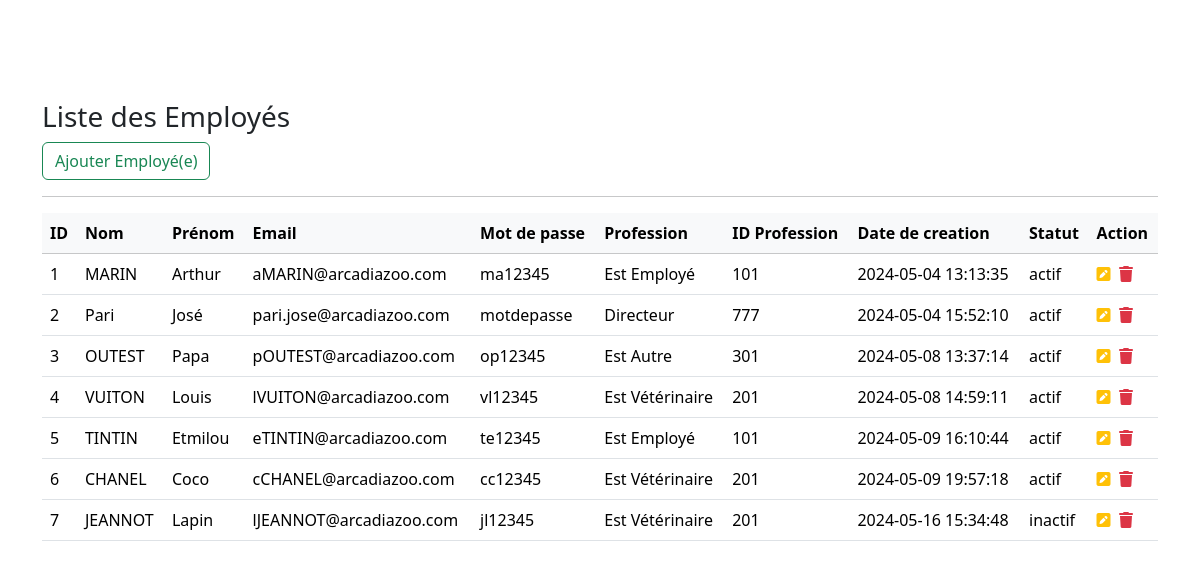
/crudEmployes/tableListingEmployes.php, run on the app's committed database.
### tables this page shows
CREATE TABLE `employes` (
  `id_employe` int(10) UNSIGNED NOT NULL,
  `nom` varchar(50) NOT NULL,
  `prenom` varchar(50) NOT NULL,
  `email` varchar(100) NOT NULL,
  `motdepasse` varchar(100) NOT NULL,
  `role_profession` varchar(50) NOT NULL,
  `code_profession` smallint(4) NOT NULL DEFAULT '0',
  `date_creation` timestamp NOT NULL DEFAULT CURRENT_TIMESTAMP,
  `miseajour_le` datetime DEFAULT CURRENT_TIMESTAMP ON UPDATE CURRENT_TIMESTAMP,
  `statut` varchar(10) NOT NULL DEFAULT 'actif'
);

### crudEmployes/tableListingEmployes.php (the view, shortened to what this page needs)
<?php
include_once("../dbconn.php");
$sql = "SELECT * FROM employes";
$result = $conn->query($sql);
?>
<!DOCTYPE html>
<html lang="en">
<head>
    <link rel="stylesheet" href="https://cdn.jsdelivr.net/npm/bootstrap@5.3.2/dist/css/bootstrap.min.css">
    <link rel="stylesheet" href="https://unpkg.com/bootstrap-table@1.22.1/dist/bootstrap-table.min.css">
    <link rel="stylesheet" href="https://cdnjs.cloudflare.com/ajax/libs/font-awesome/6.4.2/css/all.min.css" />
    <link rel="stylesheet" href="header.css">
</head>
<body>
    <section class="container my-5 mt-4">
        <h3 class="custom-title">Liste des Employés</h3>
        <a class="btn btn-outline-success" href="formInsertIntoEmployes.php" role="button">Ajouter Employé(e)</a>
        <br>
        <hr>
        <table class="table" data-toggle="table" data-search="true" data-show-columns="true" data-pagination="true">
            <thead class="table-light">
                <tr>
                    <th data-sortable="true" data-field="id">ID</th>
                    <th data-sortable="true" data-field="nom">Nom</th>
                    <th>Prénom</th>
                    <th>Email</th>
                    <th>Mot de passe</th>
                    <th>Profession</th>
                    <th>ID Profession</th>
                    <th>Date de creation</th>
                    <th>Statut</th>
                    <th>Action</th>
                </tr>
            </thead>
            <tbody>
                <?php
                while ($row = $result->fetch(PDO::FETCH_ASSOC)) {
                    echo "<tr>
                        <td>{$row['id_employe']}</td>
                        <td>{$row['nom']}</td>
                        <td>{$row['prenom']}</td>
                        <td>{$row['email']}</td>
                        <td>{$row['motdepasse']}</td>
                        <td>{$row['role_profession']}</td>
                        <td>{$row['code_profession']}</td>
                        <td>{$row['date_creation']}</td>
                        <td>{$row['statut']}</td>
                        <td>
                            <a href='formEmployesUpdate.php?id_employe={$row['id_employe']}' class='link-warning'><i class='fas fa-pencil-square'></i></a>&nbsp
                            <a href='updateStatutEmployes.php?id_employe={$row['id_employe']}' class='link-danger'><i class='fas fa-trash'></i></a>
                        </td>
                    </tr>";
                }
                ?>
            </tbody>
        </table>
    </section>
</body>
</html>

### header.css (style rules this page uses)
.container.my-5.mt-4 { margin-top: 550px; }
.custom-title { margin-top: 100px; }

### data on the page
employes: id_employe "1", nom "MARIN", prenom "Arthur", email "aMARIN@arcadiazoo.com", motdepasse "ma12345", role_profession "Est Employé", code_profession "101", date_creation "2024-05-04 13:13:35", statut "actif"
employes: id_employe "2", nom "Pari", prenom "José", email "pari.jose@arcadiazoo.com", motdepasse "motdepasse", role_profession "Directeur", code_profession "777", date_creation "2024-05-04 15:52:10", statut "actif"
employes: id_employe "3", nom "OUTEST", prenom "Papa", email "pOUTEST@arcadiazoo.com", motdepasse "op12345", role_profession "Est Autre", code_profession "301", date_creation "2024-05-08 13:37:14", statut "actif"
employes: id_employe "4", nom "VUITON", prenom "Louis", email "lVUITON@arcadiazoo.com", motdepasse "vl12345", role_profession "Est Vétérinaire", code_profession "201", date_creation "2024-05-08 14:59:11", statut "actif"
employes: id_employe "5", nom "TINTIN", prenom "Etmilou", email "eTINTIN@arcadiazoo.com", motdepasse "te12345", role_profession "Est Employé", code_profession "101", date_creation "2024-05-09 16:10:44", statut "actif"
employes: id_employe "6", nom "CHANEL", prenom "Coco", email "cCHANEL@arcadiazoo.com", motdepasse "cc12345", role_profession "Est Vétérinaire", code_profession "201", date_creation "2024-05-09 19:57:18", statut "actif"
employes: id_employe "7", nom "JEANNOT", prenom "Lapin", email "lJEANNOT@arcadiazoo.com", motdepasse "jl12345", role_profession "Est Vétérinaire", code_profession "201", date_creation "2024-05-16 15:34:48", statut "inactif"
